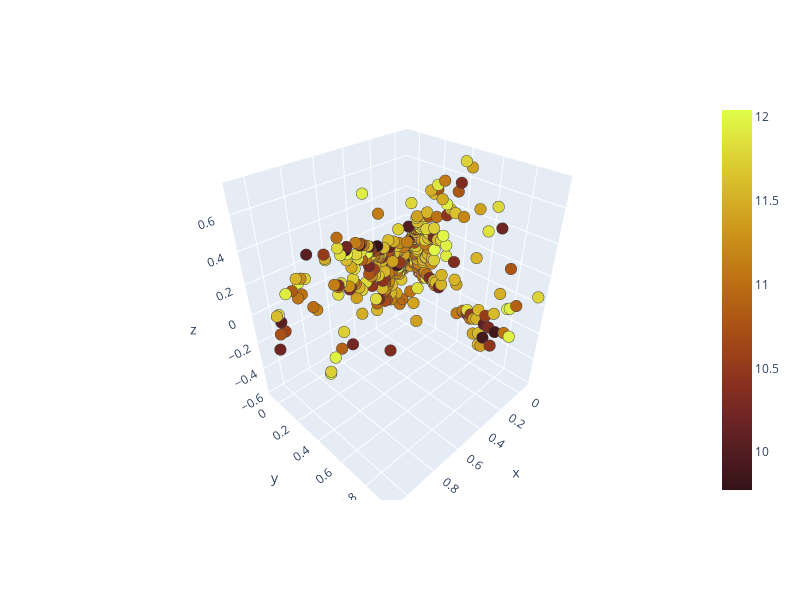
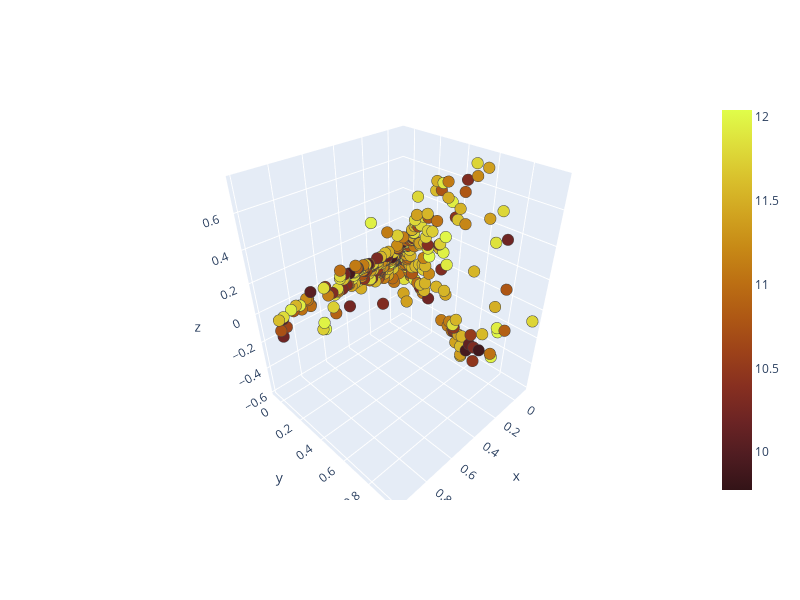
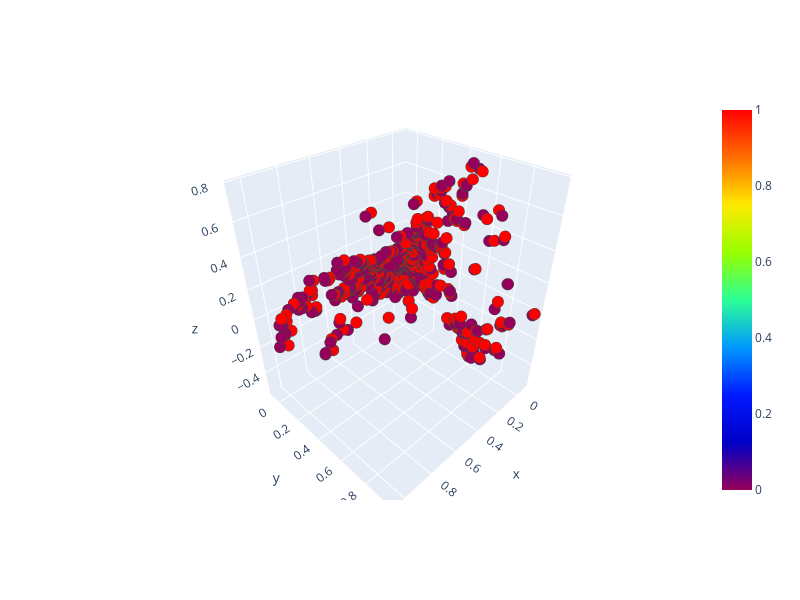

Here is the notebook cell these charts were saved with, in order:
### Code cell
from node2vec2rank.visualization_utils import dim_reduction, plot_embeddings

algorithm = 'pca'
n_components = 3

node_names = n2v2r_borda_ranking_pd.index.to_list()

first_embeddings = model.node_embeddings[0]
second_embeddings = model.node_embeddings[1]
concat_embeddings = np.append(first_embeddings, second_embeddings, axis=0)

first_embeddings_red = dim_reduction(
    first_embeddings[:, :6], algorithm=algorithm, n_components=n_components)
second_embeddings_red = dim_reduction(
    second_embeddings[:, :6], algorithm=algorithm, n_components=n_components)
concat_embeddings_red = dim_reduction(
    concat_embeddings[:, :6], algorithm=algorithm, n_components=n_components)

plot_embeddings(first_embeddings_red, color_type='numeric',
                color=np.log(n2v2r_borda_ranking_pd.loc[node_names, 'borda_ranks']), names=node_names)
plot_embeddings(second_embeddings_red, color_type='numeric',
                color=np.log(n2v2r_borda_ranking_pd.loc[node_names, 'borda_ranks']), names=node_names)

num_nodes = first_embeddings_red.shape[0]
color_one = np.zeros(num_nodes)
color_two = np.ones(num_nodes)
color_concat = np.append(color_one, color_two, axis=0)

plot_embeddings(concat_embeddings_red, color=color_concat,
                names=np.append(node_names, node_names))

### Figure 1 — Plotly figure (JSON) as saved in the notebook; plotly's stock layout.template omitted (floating-point values rounded to 4 significant figures; data arrays with more than 128 entries replaced by an {"elided": "..."} marker saying what was removed)
{"data": [{"hovertemplate": "<b>(%{x},%{y})</b><br><b>%{text}</b><extra></extra>", "marker": {"color": {"elided": "3551 float values"}, "colorscale": [[0, "rgb(51, 19, 23)"], [0.09091, "rgb(79, 28, 33)"], [0.1818, "rgb(108, 36, 36)"], [0.2727, "rgb(135, 47, 32)"], [0.3636, "rgb(157, 66, 25)"], [0.4545, "rgb(174, 88, 20)"], [0.5455, "rgb(188, 111, 19)"], [0.6364, "rgb(199, 137, 22)"], [0.7273, "rgb(209, 164, 32)"], [0.8182, "rgb(217, 192, 44)"], [0.9091, "rgb(222, 222, 59)"], [1, "rgb(224, 253, 74)"]], "line": {"width": 1}, "showscale": true, "size": 4}, "mode": "markers", "text": {"elided": "3551 str values"}, "type": "scatter3d", "x": {"elided": "3551 float values"}, "y": {"elided": "3551 float values"}, "z": {"elided": "3551 float values"}}], "layout": {"height": 600, "margin": {"b": 100, "l": 100, "r": 100, "t": 100}, "width": 800}}

### Figure 2 — Plotly figure (JSON) as saved in the notebook; plotly's stock layout.template omitted (floating-point values rounded to 4 significant figures; data arrays with more than 128 entries replaced by an {"elided": "..."} marker saying what was removed)
{"data": [{"hovertemplate": "<b>(%{x},%{y})</b><br><b>%{text}</b><extra></extra>", "marker": {"color": {"elided": "3551 float values"}, "colorscale": [[0, "rgb(51, 19, 23)"], [0.09091, "rgb(79, 28, 33)"], [0.1818, "rgb(108, 36, 36)"], [0.2727, "rgb(135, 47, 32)"], [0.3636, "rgb(157, 66, 25)"], [0.4545, "rgb(174, 88, 20)"], [0.5455, "rgb(188, 111, 19)"], [0.6364, "rgb(199, 137, 22)"], [0.7273, "rgb(209, 164, 32)"], [0.8182, "rgb(217, 192, 44)"], [0.9091, "rgb(222, 222, 59)"], [1, "rgb(224, 253, 74)"]], "line": {"width": 1}, "showscale": true, "size": 4}, "mode": "markers", "text": {"elided": "3551 str values"}, "type": "scatter3d", "x": {"elided": "3551 float values"}, "y": {"elided": "3551 float values"}, "z": {"elided": "3551 float values"}}], "layout": {"height": 600, "margin": {"b": 100, "l": 100, "r": 100, "t": 100}, "width": 800}}

### Figure 3 — Plotly figure (JSON) as saved in the notebook; plotly's stock layout.template omitted (floating-point values rounded to 4 significant figures; data arrays with more than 128 entries replaced by an {"elided": "..."} marker saying what was removed)
{"data": [{"hovertemplate": "<b>(%{x},%{y})</b><br><b>%{text}</b><extra></extra>", "marker": {"color": {"elided": "7102 int values"}, "colorscale": [[0, "rgb(150,0,90)"], [0.125, "rgb(0,0,200)"], [0.25, "rgb(0,25,255)"], [0.375, "rgb(0,152,255)"], [0.5, "rgb(44,255,150)"], [0.625, "rgb(151,255,0)"], [0.75, "rgb(255,234,0)"], [0.875, "rgb(255,111,0)"], [1, "rgb(255,0,0)"]], "line": {"width": 1}, "showscale": true, "size": 4}, "mode": "markers", "text": {"elided": "7102 str values"}, "type": "scatter3d", "x": {"elided": "7102 float values"}, "y": {"elided": "7102 float values"}, "z": {"elided": "7102 float values"}}], "layout": {"height": 600, "margin": {"b": 100, "l": 100, "r": 100, "t": 100}, "width": 800}}
